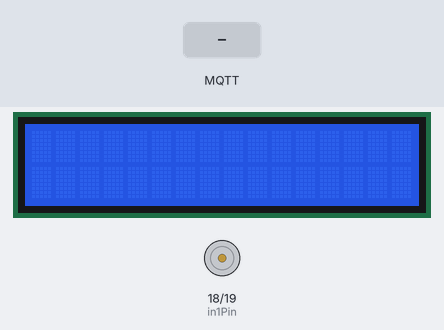
This sketch was run on a simulated ESP32. On the bench: 16×2 character LCD, motor-driver pin pairs drawn as motors (green arrow = first pin HIGH = forward, orange = second pin HIGH = backward, longer = more drive, scaled by the enable pin). The test bench sets the inputs (shaded band). WiFi joins after 1.5 s; servers stay silent unless stated; no MQTT or app messages arrive unless stated; what the sketch prints to the serial monitor is not drawn.

Above: at 3.3 s.
3.4 s: MQTT message "+" arrives on the first subscribed topic
At 3.9 s:
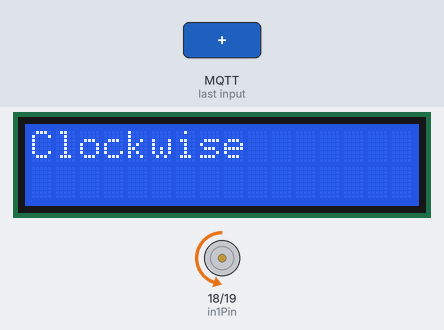
4.9 s: MQTT message "-" arrives on the first subscribed topic
At 5.4 s:
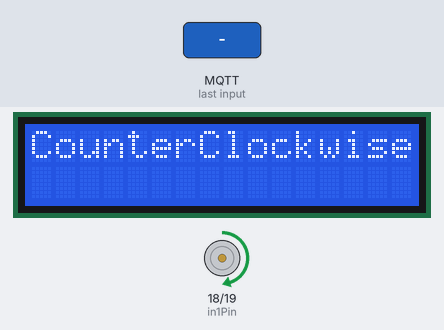
6.4 s: MQTT message "o" arrives on the first subscribed topic
At 7.5 s:
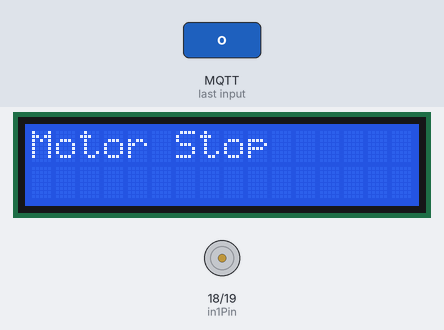
Timing chart, 0 to 9.4 s (numbered marks = the images above; inputs shaded):
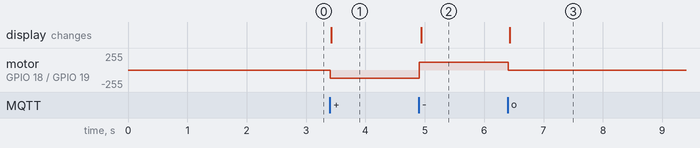

Measured:
- after the input at 3.4 s, motor on GPIO 18 (in1Pin) / GPIO 19 (in2Pin): stopped → backward 120/255 at once; the display: changes at once (image 1)
- after the input at 4.9 s, motor on GPIO 18 (in1Pin) / GPIO 19 (in2Pin): backward 120/255 → forward 120/255 at once; the display: changes at once (image 2)
- after the input at 6.4 s, motor on GPIO 18 (in1Pin) / GPIO 19 (in2Pin): forward 120/255 → stopped at once; the display: changes at once (image 3)

The sketch:

miniproject3.ino
```cpp
#include <WiFi.h>
#include <MQTT.h>
#include <LCD_I2C.h>

const int enablePin = 23;
const int in1Pin = 18;
const int in2Pin = 19;

const char ssid[] = "ee";
const char pass[] = "aaa12345";

const char mqtt_broker[] = "test.mosquitto.org";
const char mqtt_topic[] = "group8/command";
const char mqtt_topicesp[] = "group8/data";
const char mqtt_client_id[] = "arduino_group_8";
int MQTT_PORT = 1883;

WiFiClient net;
MQTTClient client;

LCD_I2C lcd(0x27, 16, 2);

String motorState = "";  // Store current motor state

void connect() {
  Serial.print("checking wifi...");
  while (WiFi.status() != WL_CONNECTED) {
    Serial.print(".");
    delay(1000);
  }

  Serial.print("\nconnecting...");
  while (!client.connect(mqtt_client_id)) {
    Serial.print(".");
    delay(1000);
  }

  Serial.println("\nconnected!");

  client.subscribe(mqtt_topic);
}

void messageReceived(String &topic, String &payload) {
  Serial.println("incoming: " + topic + " - " + payload);

  char ch = payload[0];

  if (ch == '+') {
    analogWrite(in1Pin, 0);
    analogWrite(in2Pin, 120);
    motorState = "Clockwise";
    client.publish(mqtt_topicesp, "Motor Forward");
  }
  else if (ch == '-') {
    analogWrite(in1Pin, 120);
    analogWrite(in2Pin, 0);
    motorState = "CounterClockwise";
    client.publish(mqtt_topicesp, "Motor Reverse");
  }
  else if (ch == 'o') {
    analogWrite(in1Pin, 0);
    analogWrite(in2Pin, 0);
    motorState = "Motor Stop";
    client.publish(mqtt_topicesp, "Motor Stop");
  }
}

void setup() {
  Serial.begin(9600);
  WiFi.begin(ssid, pass);
  pinMode(enablePin, OUTPUT);
  pinMode(in1Pin, OUTPUT);
  pinMode(in2Pin, OUTPUT);
  lcd.begin();
  lcd.backlight();

  digitalWrite(enablePin, HIGH); // Enable the motor

  client.begin(mqtt_broker, MQTT_PORT, net);
  client.onMessage(messageReceived);

  connect();
}

void loop() {
  client.loop();
  delay(10);

  if (!client.connected()) {
    connect();
  }

  // Continuously update LCD with the motor state
  static String lastState = "";  // Store the last displayed state
  if (motorState != lastState) { // Update only when state changes
    lcd.clear();
    lcd.setCursor(0, 0);
    lcd.print(motorState);
    lastState = motorState;
  }
}
```
